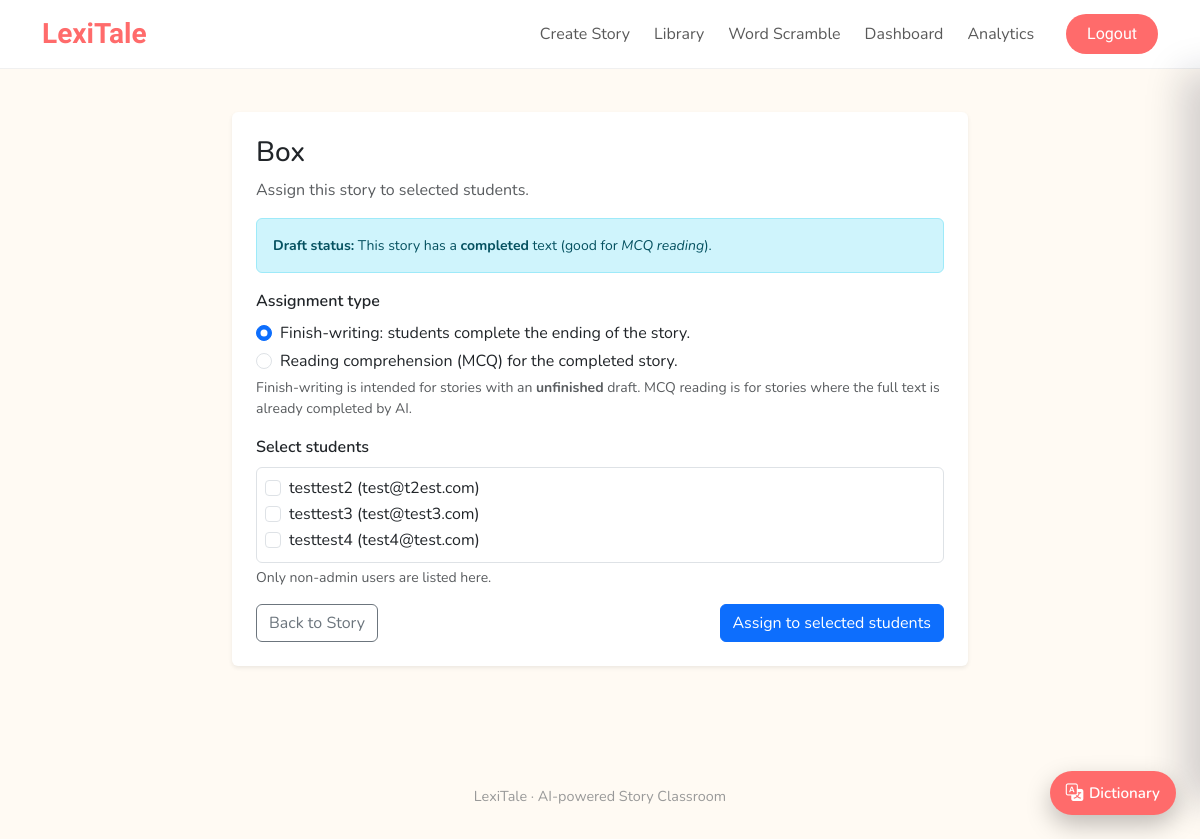
/admin/stories/box-20251201141820/assign (signed in), run on an earlier commit of the app's database.
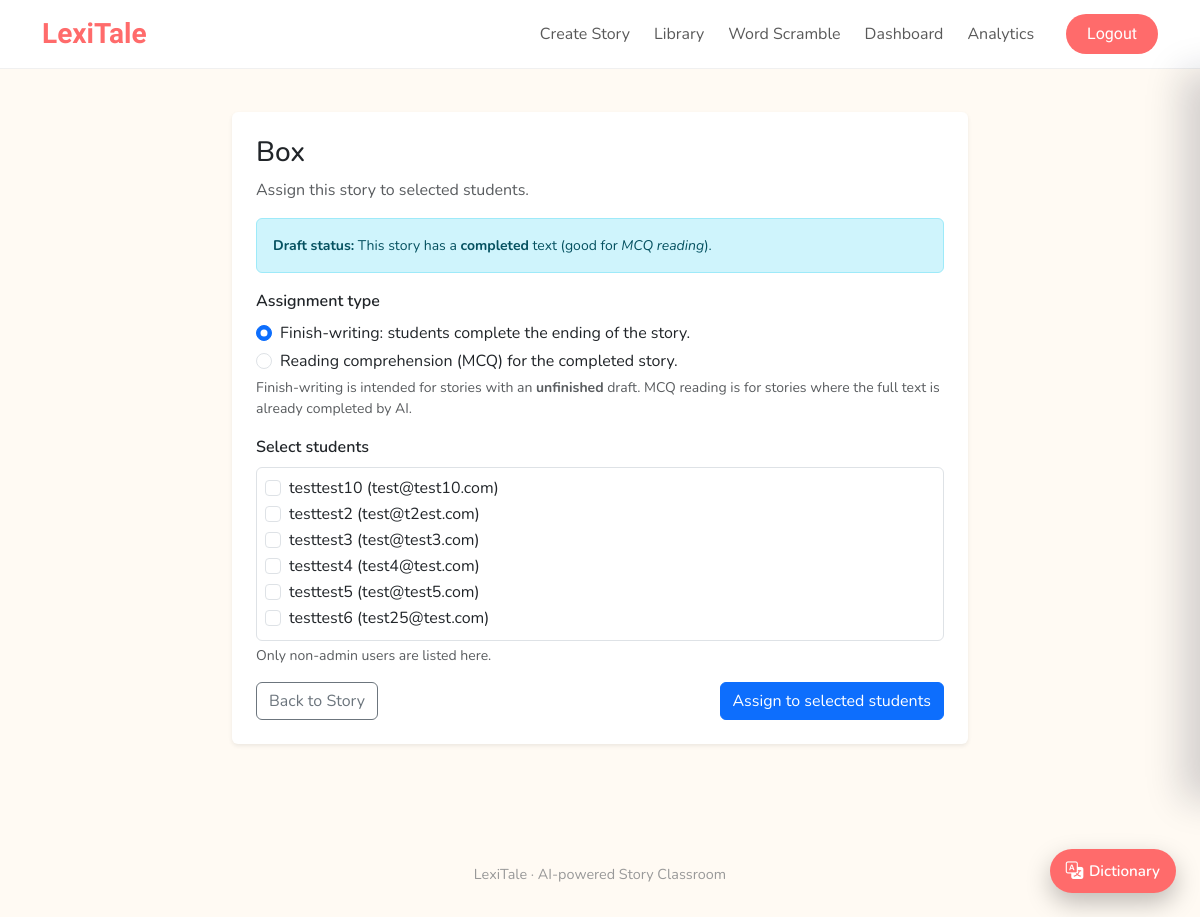
And on a later commit of the database.
### tables this page shows
CREATE TABLE users (
            id INTEGER PRIMARY KEY AUTOINCREMENT,
            username TEXT NOT NULL UNIQUE,
            email TEXT NOT NULL UNIQUE,
            password_hash TEXT NOT NULL,
            is_english_native INTEGER,
            age INTEGER,
            gender TEXT,
            is_admin INTEGER DEFAULT 0,
            created_at TEXT DEFAULT (DATETIME('now'))
        , l1_language TEXT, l2_language TEXT);

### app.py (the view, shortened to what this page needs)
@app.route("/admin/stories/<slug>/assign", methods=["GET", "POST"])
@login_required
def admin_assign_story(slug: str):
    if not current_user_is_admin():
        return redirect(url_for("index"))
    db = get_db()
    story = db.execute(
        "SELECT * FROM stories WHERE slug = ?",
        (slug,),
    ).fetchone()
    if not story:
        return redirect(url_for("admin_stories"))
    draft = db.execute(
        """
        SELECT *
        FROM finish_drafts
        WHERE story_id = ?
        ORDER BY datetime(created_at) DESC
        LIMIT 1
        """,
        (story["id"],),
    ).fetchone()
    users = db.execute(
        """
        SELECT id, username, email
        FROM users
        WHERE username != 'testtest'
        ORDER BY username COLLATE NOCASE
        """
    ).fetchall()
    return render_template(
        "admin_assign_story.html",
        story=story,
        users=users,
        draft=draft,
    )

### app.py (called while the page is built)
def dict_factory(cursor, row):
    d = {}
    for idx, col in enumerate(cursor.description):
        d[col[0]] = row[idx]
    return d

def get_db():
    if "db" not in g:
        conn = sqlite3.connect(DB_PATH)
        conn.row_factory = dict_factory
        g.db = conn
    return g.db

@app.before_request
def load_current_user():
    g.current_user = None
    uid = session.get("user_id")
    if uid:
        db = get_db()
        g.current_user = db.execute("SELECT * FROM users WHERE id = ?", (uid,)).fetchone()

@app.context_processor
def inject_user():
    return {"current_user": g.get("current_user")}

def login_required(view_func):
    @wraps(view_func)
    def _wrapped(*args, **kwargs):
        if not (g.get("current_user") and g.current_user.get("id")):
            next_url = request.full_path if request.query_string else request.path
            return redirect(url_for("login", next=next_url))
        return view_func(*args, **kwargs)
    return _wrapped

def current_user_is_admin() -> bool:
    if session.get("username") == "testtest":
        return True
    return False

### templates/admin_assign_story.html (shortened to what this page needs)
{% extends "base2.html" %}
{% block content %}
<div class="row justify-content-center">
  <div class="col-lg-8">
    <div class="card border-0 shadow-sm mt-3">
      <div class="card-body p-4">
        <h3 class="mb-2">{{ story.title }}</h3>
        <p class="text-muted mb-3">
          Assign this story to selected students.
        </p>
        {% if draft %}
          <div class="alert alert-info small">
            <div><strong>Draft status:</strong>
              {% if draft.completion_text %}
                This story has a <strong>completed</strong> text (good for <em>MCQ reading</em>).
              {% else %}
                This story has an <strong>unfinished</strong> draft (good for <em>Finish the Story</em>).
              {% endif %}
            </div>
          </div>
        {% else %}
          <div class="alert alert-warning small">
            No <code>finish_drafts</code> found for this story yet.
          </div>
        {% endif %}
        <form method="post" id="assignFormPage">
          <div class="mb-3">
            <label class="form-label fw-semibold">Assignment type</label>
            <div class="form-check">
              <input class="form-check-input" type="radio" name="assignment_type"
                     id="type_finish" value="finish" checked>
              <label class="form-check-label" for="type_finish">
                Finish-writing: students complete the ending of the story.
              </label>
            </div>
            <div class="form-check mt-1">
              <input class="form-check-input" type="radio" name="assignment_type"
                     id="type_mcq" value="mcq">
              <label class="form-check-label" for="type_mcq">
                Reading comprehension (MCQ) for the completed story.
              </label>
            </div>
            <div class="form-text" id="assignTypeHelp">
              Finish-writing is intended for stories with an <strong>unfinished</strong> draft.
              MCQ reading is for stories where the full text is already completed by AI.
            </div>
          </div>
          <div class="mb-3">
            <label class="form-label fw-semibold">Select students</label>
            {% if users %}
              <div class="border rounded p-2" style="max-height:260px; overflow:auto;">
                {% for u in users %}
                  <div class="form-check">
                    <input class="form-check-input" type="checkbox"
                           name="user_ids" value="{{ u.id }}"
                           id="user_{{ u.id }}">
                    <label class="form-check-label" for="user_{{ u.id }}">
                      {{ u.username }} ({{ u.email }})
                    </label>
                  </div>
                {% endfor %}
              </div>
              <div class="form-text">
                Only non-admin users are listed here.
              </div>
            {% else %}
              <p class="text-muted small mb-0">No students found yet.</p>
            {% endif %}
          </div>
          <div class="d-flex justify-content-between align-items-center">
            <a href="{{ url_for('admin_story_detail', slug=story.slug) }}"
               class="btn btn-outline-secondary">
              Back to Story
            </a>
            <button type="submit" class="btn btn-primary" id="assignSubmitBtn">
              Assign to selected students
            </button>
          </div>
        </form>
      </div>
    </div>
  </div>
</div>
{% endblock %}

What changed in the data, as far as the page shows it:
added users: username "testtest10", email "test@test10.com"
added users: username "testtest5", email "test@test5.com"
added users: username "testtest6", email "test25@test.com"
